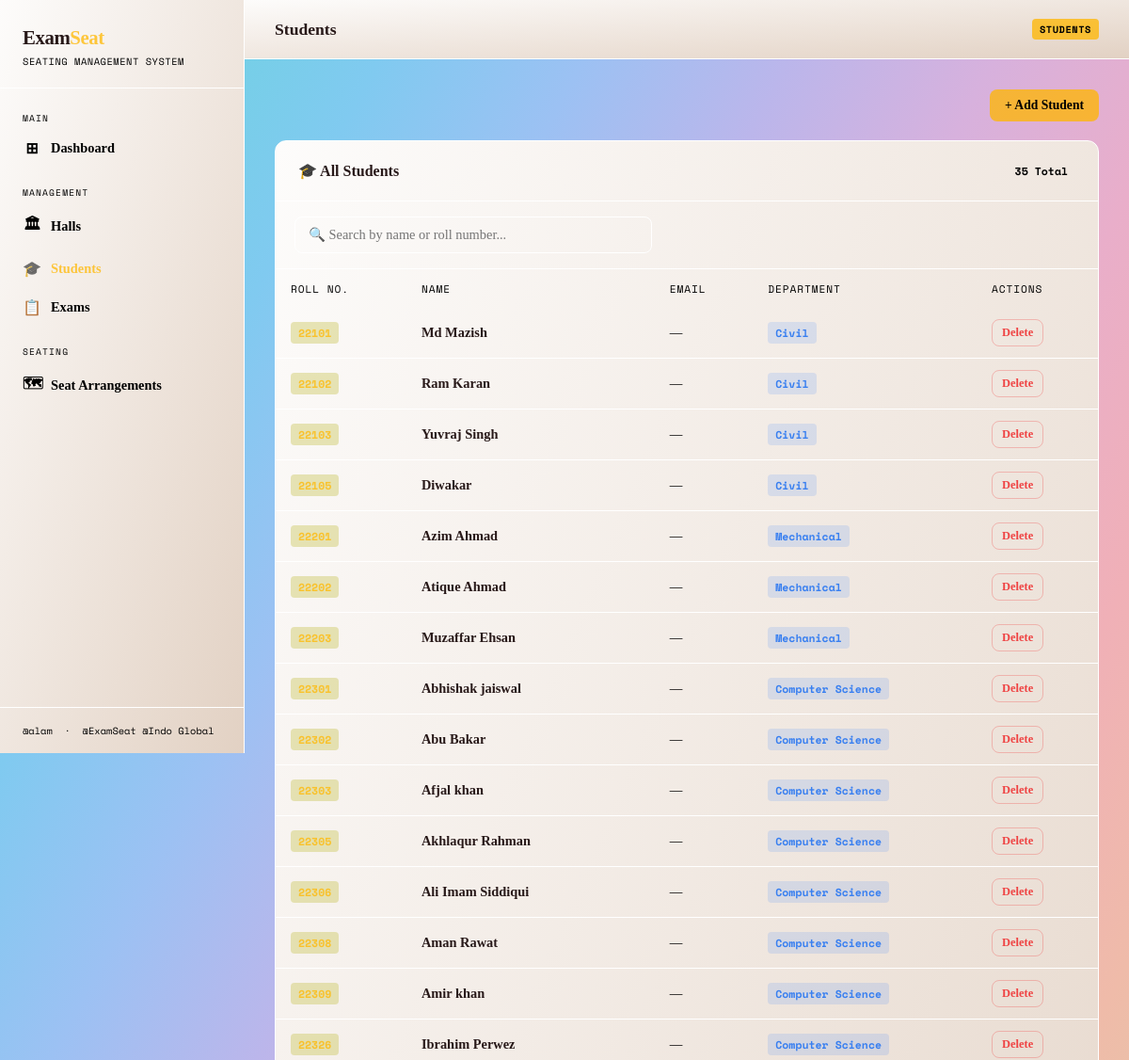
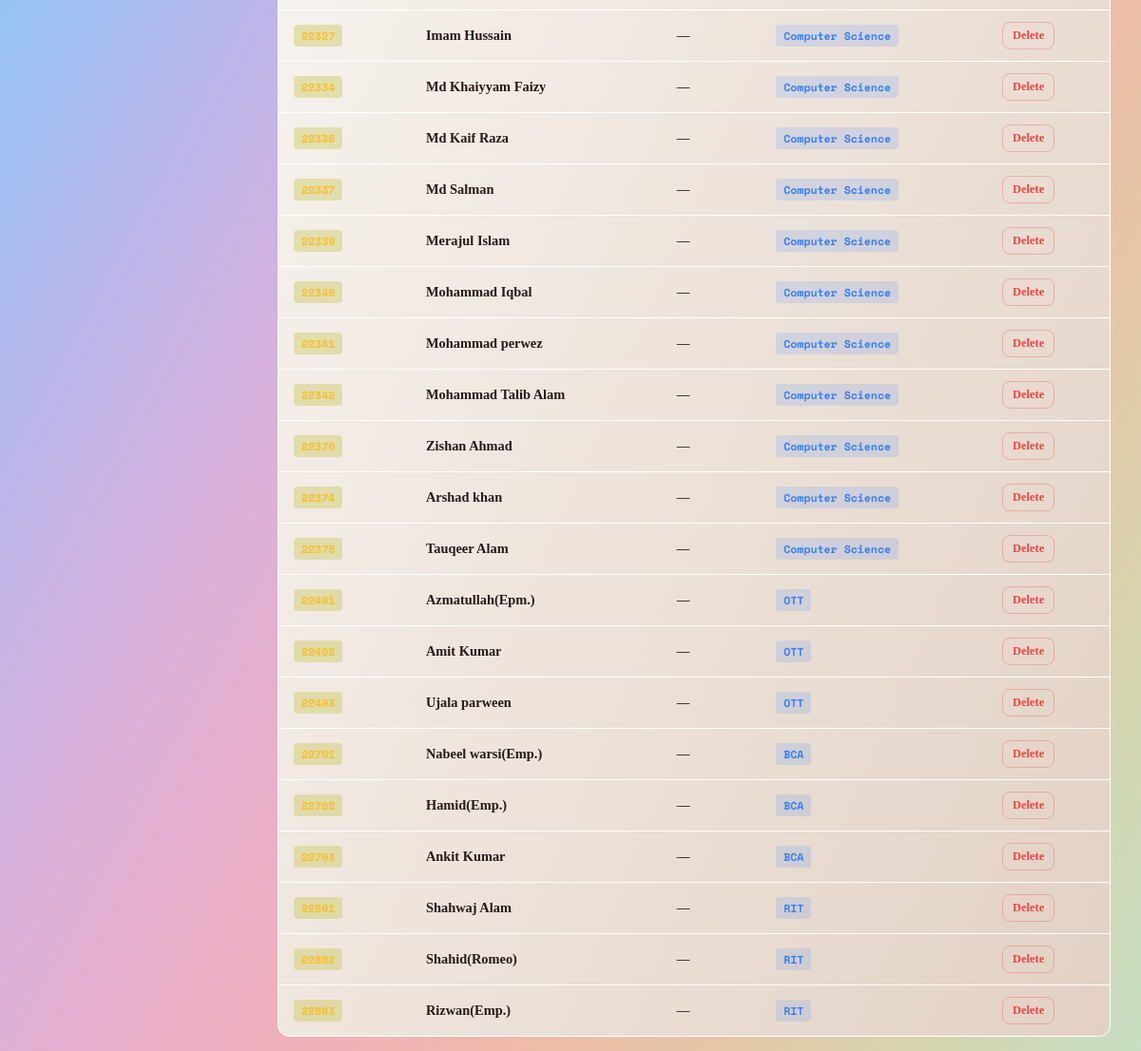
The page /students/ on the database its author committed (2 pictures, top to bottom).
### seating/models.py (models this page shows, shortened)
class Student(models.Model):
    roll_number = models.CharField(max_length=20, unique=True)
    name = models.CharField(max_length=100)
    email = models.EmailField(blank=True)
    department = models.CharField(max_length=100, blank=True)

### seating/views.py (the view)
# urls.py: path('students/', views.student_list, name='student_list'),
def student_list(request):
    students = Student.objects.all().order_by('roll_number')
    return render(request, 'seating/student_list.html', {'students': students})

### templates/seating/student_list.html (shortened to what this page needs)
{% extends 'seating/base.html' %}
{% block page_title %}Students{% endblock %}
{% block badge %}STUDENTS{% endblock %}
{% block content %}
<div style="display:flex; justify-content:flex-end; margin-bottom:20px; gap:10px">
  <button class="btn btn-primary" onclick="document.getElementById('addStudentModal').classList.add('open')">+ Add Student</button>
</div>
<div class="card">
  <div class="card-header">
    <span class="card-title">🎓 All Students</span>
    <span class="badge badge-gray">{{ students.count }} Total</span>
  </div>
  <div class="card-body" style="padding:0">
    <div style="padding:16px 20px; border-bottom:1px solid var(--border)">
      <input type="text" id="searchInput" placeholder="🔍 Search by name or roll number..." style="max-width:380px" oninput="filterStudents()">
    </div>
    <div class="table-wrap">
      <table id="studentTable">
        <thead>
          <tr><th>Roll No.</th><th>Name</th><th>Email</th><th>Department</th><th>Actions</th></tr>
        </thead>
        <tbody>
          {% for student in students %}
          <tr class="student-row">
            <td><span class="badge badge-yellow">{{ student.roll_number }}</span></td>
            <td style="font-weight:600">{{ student.name }}</td>
            <td style="color:var(--muted); font-size:0.85rem">{{ student.email|default:"—" }}</td>
            <td>{% if student.department %}<span class="badge badge-blue">{{ student.department }}</span>{% else %}—{% endif %}</td>
            <td>
              <form method="post" action="{% url 'student_delete' student.id %}" style="display:inline" onsubmit="return confirm('Delete {{ student.name }}?')">
                <button type="submit" class="btn btn-danger btn-sm">Delete</button>
              </form>
            </td>
          </tr>
          {% empty %}
          <tr>
            <td colspan="5" style="text-align:center; padding:40px; color:var(--muted)">
              No students found. Add your first student!
            </td>
          </tr>
          {% endfor %}
        </tbody>
      </table>
    </div>
  </div>
</div>
{% endblock %}

### templates/seating/base.html (style rules this page uses)
:root { --bg: linear-gradient(to left top, #c6dfc3, #d4d5b0, #e4c8a6, #efbba9, #f0b0b7, #e9aeca, #d7b1dd, #bbb6eb, #9cc1f3, #80caf0, #71d1e3, #78d5cf); --surface: linear-gradient(to bottom right, #fdfcfb, #e2d1c3); --surface2: radial-gradient(circl, #121414, #353839, #5c6062, #878b8e, #b5b9bd, #bdc4cc, #c5d0db, #cddbea, #a9c7d9, #82b3c4, #5aa0ab, #328d8d); --border: #ffffff; --accent: #ffb700c0; --accent2: #387ff0; --accent3: #10b981; --danger: #ef4444; --text: #281919; --muted: #000000; --font-display: 'Syne' serif; --font-mono: 'Space Mono'; }
*, *::before, *::after { box-sizing: border-box; margin: 0; padding: 0; }
html { scroll-behavior: smooth; }
body { background: var(--bg); color: var(--text); font-family: var(--font-display); min-height: 100vh; display: flex; }
.card { background: var(--surface); border: 1px solid var(--border); border-radius: 12px; overflow: hidden; }
.card-header { padding: 20px 24px; border-bottom: 1px solid var(--border); display: flex; align-items: center; justify-content: space-between; }
.card-title { font-size: 1rem; font-weight: 700; }
.card-body { padding: 24px; }
.table-wrap { overflow-x: auto; }
table { width: 100%; border-collapse: collapse; }
thead tr { background: var(--surface2); }
th { padding: 12px 16px; text-align: left; font-family: var(--font-mono); font-size: 0.7rem; text-transform: uppercase; letter-spacing: 0.08em; color: var(--muted); font-weight: 400; }
td { padding: 12px 16px; border-bottom: 1px solid var(--border); font-size: 0.9rem; }
tr:last-child td { border-bottom: none; }
.btn { display: inline-flex; align-items: center; gap: 6px; padding: 9px 16px; border-radius: 8px; font-size: 0.85rem; font-weight: 700; cursor: pointer; border: none; text-decoration: none; transition: all 0.15s; font-family: var(--font-display); }
.btn-primary { background: var(--accent); color: #000; }
.btn-danger { background: transparent; color: var(--danger); border: 1px solid rgba(239,68,68,0.3); }
.btn-sm { padding: 6px 10px; font-size: 0.78rem; }
input, select { width: 100%; background: var(--surface2); border: 1px solid var(--border); border-radius: 8px; padding: 10px 14px; color: var(--text); font-family: var(--font-display); font-size: 0.9rem; transition: border-color 0.15s; outline: none; }
.badge { display: inline-flex; align-items: center; padding: 3px 8px; border-radius: 4px; font-family: var(--font-mono); font-size: 0.72rem; font-weight: 700; }
.badge-yellow { background: rgba(210, 205, 115, 0.5); color: var(--accent); }
.badge-blue { background: rgba(59,130,246,0.15); color: var(--accent2); }
.badge-gray { background: var(--surface2); color: var(--muted); }

### rows shown on the page
Student: roll_number "22101", name "Md Mazish", email "—", department "Civil"
Student: roll_number "22102", name "Ram Karan", email "—", department "Civil"
Student: roll_number "22103", name "Yuvraj Singh", email "—", department "Civil"
Student: roll_number "22105", name "Diwakar", email "—", department "Civil"
Student: roll_number "22201", name "Azim Ahmad", email "—", department "Mechanical"
Student: roll_number "22202", name "Atique Ahmad", email "—", department "Mechanical"
Student: roll_number "22203", name "Muzaffar Ehsan", email "—", department "Mechanical"
Student: roll_number "22301", name "Abhishak jaiswal", email "—", department "Computer Science"
Student: roll_number "22302", name "Abu Bakar", email "—", department "Computer Science"
Student: roll_number "22303", name "Afjal khan", email "—", department "Computer Science"
Student: roll_number "22305", name "Akhlaqur Rahman", email "—", department "Computer Science"
Student: roll_number "22306", name "Ali Imam Siddiqui", email "—", department "Computer Science"
Student: roll_number "22308", name "Aman Rawat", email "—", department "Computer Science"
Student: roll_number "22309", name "Amir khan", email "—", department "Computer Science"
Student: roll_number "22326", name "Ibrahim Perwez", email "—", department "Computer Science"
Student: roll_number "22327", name "Imam Hussain", email "—", department "Computer Science"
Student: roll_number "22334", name "Md Khaiyyam Faizy", email "—", department "Computer Science"
Student: roll_number "22336", name "Md Kaif Raza", email "—", department "Computer Science"
Student: roll_number "22337", name "Md Salman", email "—", department "Computer Science"
Student: roll_number "22339", name "Merajul Islam", email "—", department "Computer Science"
Student: roll_number "22340", name "Mohammad Iqbal", email "—", department "Computer Science"
Student: roll_number "22341", name "Mohammad perwez", email "—", department "Computer Science"
Student: roll_number "22342", name "Mohammad Talib Alam", email "—", department "Computer Science"
Student: roll_number "22370", name "Zishan Ahmad", email "—", department "Computer Science"
Student: roll_number "22374", name "Arshad khan", email "—", department "Computer Science"
Student: roll_number "22375", name "Tauqeer Alam", email "—", department "Computer Science"
Student: roll_number "22401", name "Azmatullah(Epm.)", email "—", department "OTT"
Student: roll_number "22402", name "Amit Kumar", email "—", department "OTT"
Student: roll_number "22403", name "Ujala parween", email "—", department "OTT"
Student: roll_number "22701", name "Nabeel warsi(Emp.)", email "—", department "BCA"
Student: roll_number "22702", name "Hamid(Emp.)", email "—", department "BCA"
Student: roll_number "22703", name "Ankit Kumar", email "—", department "BCA"
Student: roll_number "22801", name "Shahwaj Alam", email "—", department "RIT"
Student: roll_number "22802", name "Shahid(Romeo)", email "—", department "RIT"
Student: roll_number "22803", name "Rizwan(Emp.)", email "—", department "RIT"

### other values the page prints
{{ students.count }} "35"
